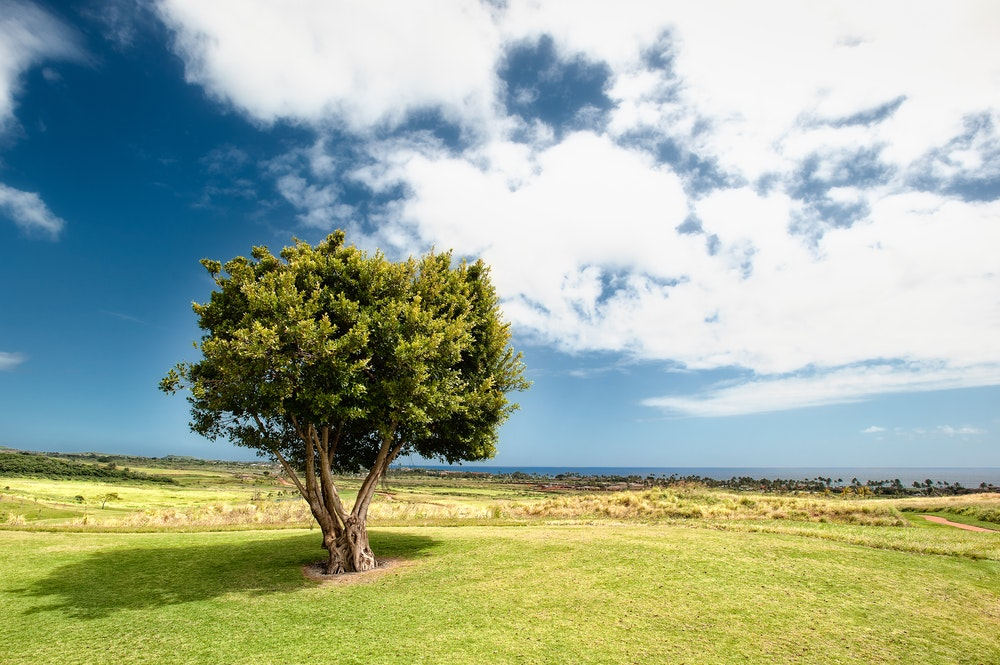
#> input picture hough_transform/data/land.jpeg, 1000 x 665 px, found by its file name
$ jupyter execute --allow-errors hough.ipynb   (shell and % lines are left out)
#> lines starting #> are read from the running program, lines starting #| are printed output that depends on the picture
# Hough Transform Overview

## Hesse normal form

Each straight line can be represented as follows:
$$r = x\cos\theta + y\sin\theta$$

The representation is explicit (why?).

## The algorithm of performing Hough Transform

### Contour image

First of all, we need a contour, boolean image to process. The contour image can be obtained by using either simple edge detectors like sobel and roberts filters or more advanced, multi-stage like canny. Examples below.

[cell 1]
import matplotlib.pyplot as plt
from skimage.color import rgb2gray
from skimage.feature import canny
from skimage.filters import sobel, roberts

[cell 2]
# An image with clearly visible straight line as a ground plane
land = plt.imread('data/hough/land.jpeg')
#> land is the input picture: shape (665, 1000, 3); mean R, G, B 160.3, 174.6, 153.9

[cell 3]
plt.imshow(land)

[cell 4]
# Need to convert image
land_gray = rgb2gray(land)
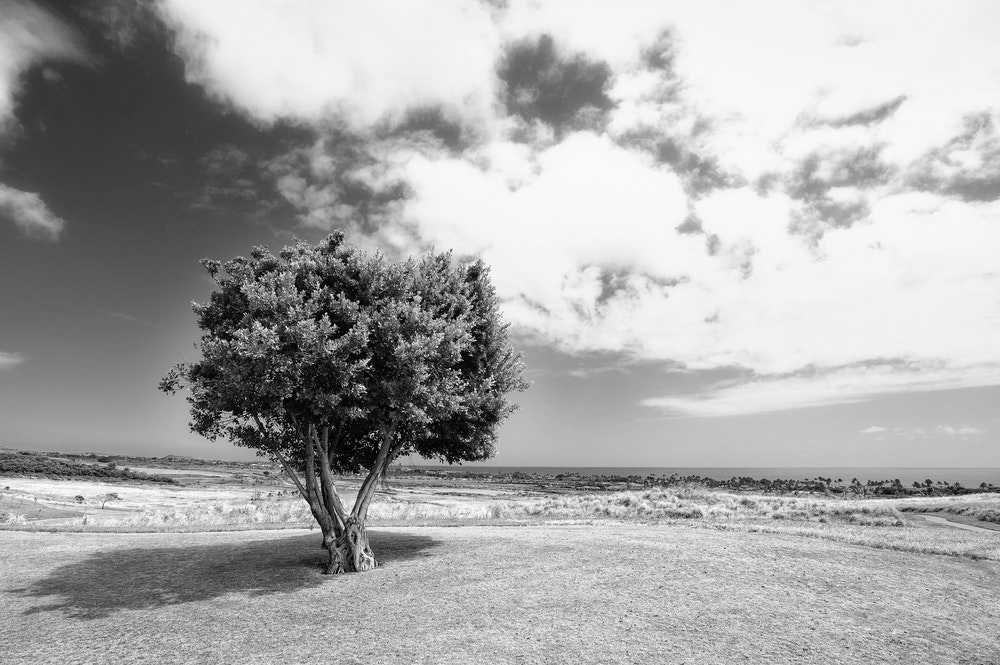
#> land_gray: shape (665, 1000) float64; min 0, max 0.997, mean 0.667

land_sobel = sobel(land_gray)
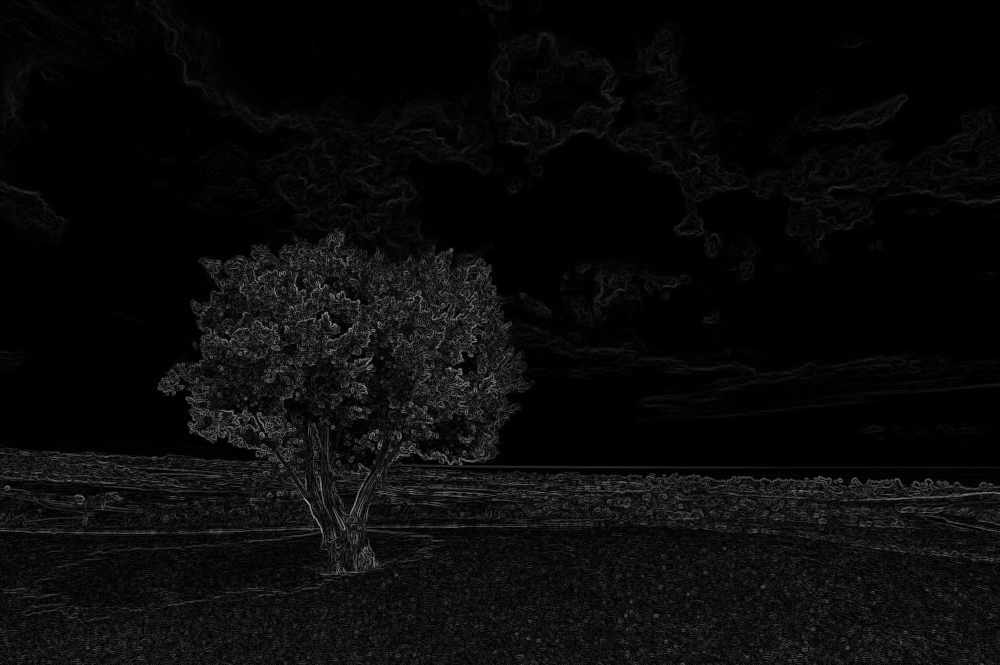
#> land_sobel: shape (665, 1000) float64; min 0, max 0.646, mean 0.041
land_roberts = roberts(land_gray)
land_canny = canny(land_gray)
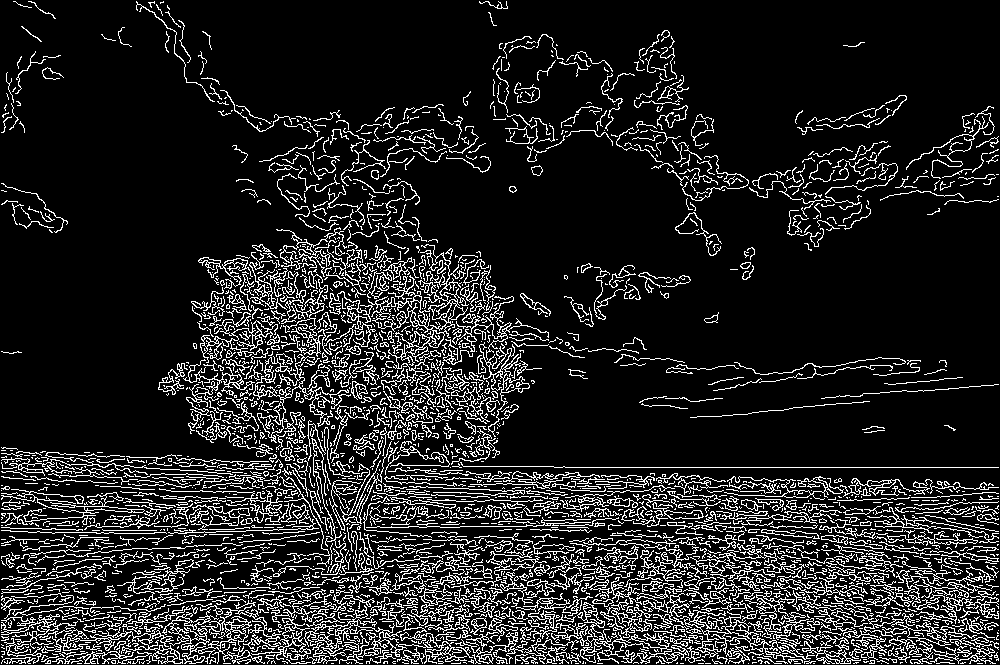
#> land_canny: shape (665, 1000) bool; 13.5% white in thin lines or dots

[cell 5]
fig, axs = plt.subplots(nrows=1, ncols=3, sharex=True)
axs[0].imshow(land_sobel)
axs[1].imshow(land_roberts)
axs[2].imshow(land_canny)
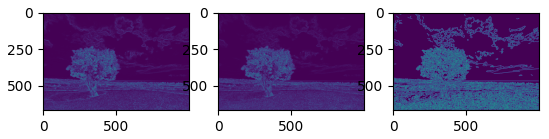
#> figure drawn by matplotlib, 3 panels
